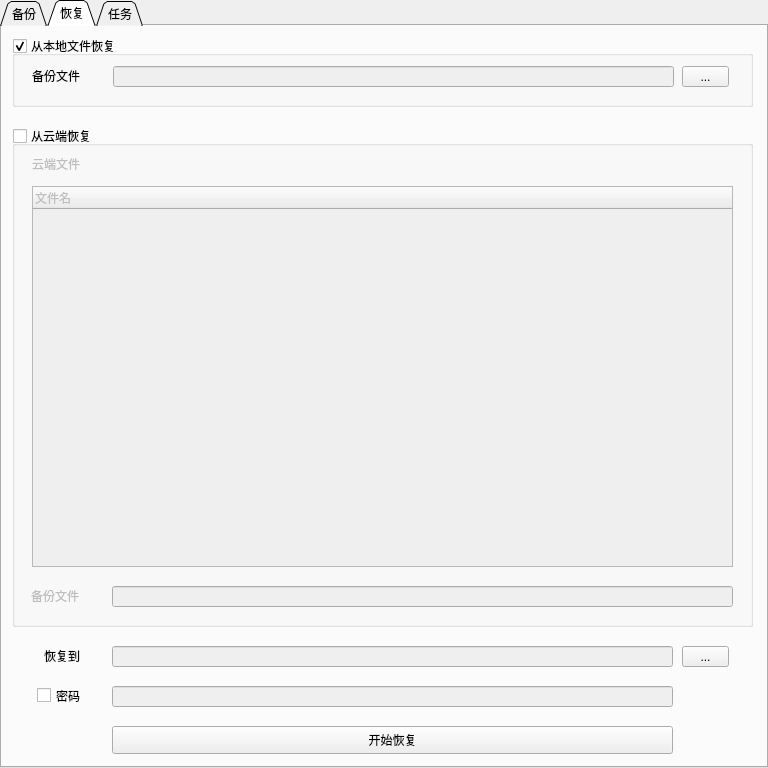
<?xml version="1.0" encoding="UTF-8"?>
<ui version="4.0">
 <class>Widget</class>
 <widget class="QWidget" name="Widget">
  <property name="geometry">
   <rect>
    <x>0</x>
    <y>0</y>
    <width>768</width>
    <height>768</height>
   </rect>
  </property>
  <property name="windowTitle">
   <string>文件备份系统</string>
  </property>
  <property name="windowIcon">
   <iconset resource="image.qrc">
    <normaloff>:/image/image/icon.png</normaloff>:/image/image/icon.png</iconset>
  </property>
  <widget class="QTabWidget" name="tabWidget">
   <property name="geometry">
    <rect>
     <x>0</x>
     <y>0</y>
     <width>768</width>
     <height>768</height>
    </rect>
   </property>
   <property name="tabShape">
    <enum>QTabWidget::Triangular</enum>
   </property>
   <property name="currentIndex">
    <number>1</number>
   </property>
   <property name="iconSize">
    <size>
     <width>24</width>
     <height>24</height>
    </size>
   </property>
   <property name="movable">
    <bool>true</bool>
   </property>
   <widget class="QWidget" name="tab">
    <attribute name="icon">
     <iconset resource="image.qrc">
      <normaloff>:/image/image/backup.png</normaloff>:/image/image/backup.png</iconset>
    </attribute>
    <attribute name="title">
     <string>备份</string>
    </attribute>
    <widget class="QLabel" name="label">
     <property name="geometry">
      <rect>
       <x>10</x>
       <y>5</y>
       <width>111</width>
       <height>21</height>
      </rect>
     </property>
     <property name="autoFillBackground">
      <bool>false</bool>
     </property>
     <property name="text">
      <string>待备份文件列表</string>
     </property>
     <property name="alignment">
      <set>Qt::AlignLeading|Qt::AlignLeft|Qt::AlignVCenter</set>
     </property>
    </widget>
    <widget class="QTreeWidget" name="backupFileList">
     <property name="geometry">
      <rect>
       <x>10</x>
       <y>30</y>
       <width>746</width>
       <height>481</height>
      </rect>
     </property>
     <property name="acceptDrops">
      <bool>true</bool>
     </property>
     <property name="dragDropMode">
      <enum>QAbstractItemView::NoDragDrop</enum>
     </property>
     <attribute name="headerHighlightSections">
      <bool>false</bool>
     </attribute>
     <attribute name="headerShowSortIndicator" stdset="0">
      <bool>false</bool>
     </attribute>
     <column>
      <property name="text">
       <string>文件名</string>
      </property>
     </column>
     <column>
      <property name="text">
       <string>完整路径</string>
      </property>
     </column>
    </widget>
    <widget class="QLabel" name="label_2">
     <property name="geometry">
      <rect>
       <x>10</x>
       <y>550</y>
       <width>72</width>
       <height>15</height>
      </rect>
     </property>
     <property name="text">
      <string>选项</string>
     </property>
    </widget>
    <widget class="QToolButton" name="addFileButton">
     <property name="geometry">
      <rect>
       <x>369</x>
       <y>521</y>
       <width>101</width>
       <height>26</height>
      </rect>
     </property>
     <property name="text">
      <string>添加文件</string>
     </property>
     <property name="icon">
      <iconset resource="image.qrc">
       <normaloff>:/image/image/add.png</normaloff>:/image/image/add.png</iconset>
     </property>
     <property name="toolButtonStyle">
      <enum>Qt::ToolButtonTextBesideIcon</enum>
     </property>
    </widget>
    <widget class="QToolButton" name="deleteFileButton">
     <property name="geometry">
      <rect>
       <x>597</x>
       <y>521</y>
       <width>71</width>
       <height>26</height>
      </rect>
     </property>
     <property name="text">
      <string>删除</string>
     </property>
     <property name="icon">
      <iconset resource="image.qrc">
       <normaloff>:/image/image/delete.png</normaloff>:/image/image/delete.png</iconset>
     </property>
     <property name="toolButtonStyle">
      <enum>Qt::ToolButtonTextBesideIcon</enum>
     </property>
    </widget>
    <widget class="QToolButton" name="clearFileButton">
     <property name="geometry">
      <rect>
       <x>681</x>
       <y>521</y>
       <width>71</width>
       <height>26</height>
      </rect>
     </property>
     <property name="text">
      <string>清空</string>
     </property>
     <property name="icon">
      <iconset resource="image.qrc">
       <normaloff>:/image/image/clear.png</normaloff>:/image/image/clear.png</iconset>
     </property>
     <property name="toolButtonStyle">
      <enum>Qt::ToolButtonTextBesideIcon</enum>
     </property>
    </widget>
    <widget class="Line" name="line">
     <property name="geometry">
      <rect>
       <x>50</x>
       <y>552</y>
       <width>707</width>
       <height>16</height>
      </rect>
     </property>
     <property name="orientation">
      <enum>Qt::Horizontal</enum>
     </property>
    </widget>
    <widget class="Line" name="line_2">
     <property name="geometry">
      <rect>
       <x>749</x>
       <y>560</y>
       <width>16</width>
       <height>171</height>
      </rect>
     </property>
     <property name="orientation">
      <enum>Qt::Vertical</enum>
     </property>
    </widget>
    <widget class="Line" name="line_3">
     <property name="geometry">
      <rect>
       <x>14</x>
       <y>722</y>
       <width>743</width>
       <height>20</height>
      </rect>
     </property>
     <property name="orientation">
      <enum>Qt::Horizontal</enum>
     </property>
    </widget>
    <widget class="Line" name="line_4">
     <property name="geometry">
      <rect>
       <x>5</x>
       <y>570</y>
       <width>16</width>
       <height>161</height>
      </rect>
     </property>
     <property name="orientation">
      <enum>Qt::Vertical</enum>
     </property>
    </widget>
    <widget class="QLabel" name="label_5">
     <property name="geometry">
      <rect>
       <x>30</x>
       <y>581</y>
       <width>81</width>
       <height>16</height>
      </rect>
     </property>
     <property name="text">
      <string>备份文件名</string>
     </property>
    </widget>
    <widget class="QLineEdit" name="backupFilenameLineEdit">
     <property name="geometry">
      <rect>
       <x>120</x>
       <y>580</y>
       <width>571</width>
       <height>21</height>
      </rect>
     </property>
    </widget>
    <widget class="QLabel" name="label_6">
     <property name="geometry">
      <rect>
       <x>60</x>
       <y>611</y>
       <width>51</width>
       <height>20</height>
      </rect>
     </property>
     <property name="text">
      <string>备份到</string>
     </property>
    </widget>
    <widget class="QLineEdit" name="backupFileDirectoryLineEdit">
     <property name="enabled">
      <bool>false</bool>
     </property>
     <property name="geometry">
      <rect>
       <x>120</x>
       <y>610</y>
       <width>571</width>
       <height>21</height>
      </rect>
     </property>
    </widget>
    <widget class="QToolButton" name="browseButton">
     <property name="geometry">
      <rect>
       <x>700</x>
       <y>610</y>
       <width>47</width>
       <height>21</height>
      </rect>
     </property>
     <property name="text">
      <string>...</string>
     </property>
    </widget>
    <widget class="QLabel" name="label_11">
     <property name="geometry">
      <rect>
       <x>45</x>
       <y>641</y>
       <width>61</width>
       <height>20</height>
      </rect>
     </property>
     <property name="text">
      <string>定时备份</string>
     </property>
    </widget>
    <widget class="QRadioButton" name="noneRadioButton">
     <property name="geometry">
      <rect>
       <x>120</x>
       <y>642</y>
       <width>115</width>
       <height>19</height>
      </rect>
     </property>
     <property name="text">
      <string>不定时</string>
     </property>
     <property name="checked">
      <bool>true</bool>
     </property>
    </widget>
    <widget class="QRadioButton" name="everydayRadioButton">
     <property name="geometry">
      <rect>
       <x>250</x>
       <y>642</y>
       <width>115</width>
       <height>19</height>
      </rect>
     </property>
     <property name="text">
      <string>每天</string>
     </property>
     <property name="checked">
      <bool>false</bool>
     </property>
    </widget>
    <widget class="QRadioButton" name="everyweekRadioButton">
     <property name="geometry">
      <rect>
       <x>380</x>
       <y>642</y>
       <width>115</width>
       <height>19</height>
      </rect>
     </property>
     <property name="text">
      <string>每周</string>
     </property>
     <property name="checked">
      <bool>false</bool>
     </property>
    </widget>
    <widget class="QCheckBox" name="passwordCheckBox">
     <property name="geometry">
      <rect>
       <x>53</x>
       <y>671</y>
       <width>61</width>
       <height>19</height>
      </rect>
     </property>
     <property name="text">
      <string>密码</string>
     </property>
    </widget>
    <widget class="QLineEdit" name="passwordLineEdit">
     <property name="enabled">
      <bool>false</bool>
     </property>
     <property name="geometry">
      <rect>
       <x>120</x>
       <y>671</y>
       <width>571</width>
       <height>21</height>
      </rect>
     </property>
    </widget>
    <widget class="QCheckBox" name="cloudCheckBox">
     <property name="geometry">
      <rect>
       <x>53</x>
       <y>701</y>
       <width>101</width>
       <height>19</height>
      </rect>
     </property>
     <property name="text">
      <string>上传到云端</string>
     </property>
    </widget>
    <widget class="QToolButton" name="startBackupButton">
     <property name="geometry">
      <rect>
       <x>700</x>
       <y>640</y>
       <width>47</width>
       <height>81</height>
      </rect>
     </property>
     <property name="text">
      <string>开始
备份</string>
     </property>
     <property name="icon">
      <iconset resource="image.qrc">
       <normaloff>:/image/image/start.png</normaloff>:/image/image/start.png</iconset>
     </property>
     <property name="iconSize">
      <size>
       <width>24</width>
       <height>24</height>
      </size>
     </property>
     <property name="toolButtonStyle">
      <enum>Qt::ToolButtonTextUnderIcon</enum>
     </property>
    </widget>
    <widget class="QToolButton" name="addDirectoryButton">
     <property name="geometry">
      <rect>
       <x>483</x>
       <y>521</y>
       <width>101</width>
       <height>26</height>
      </rect>
     </property>
     <property name="text">
      <string>添加目录</string>
     </property>
     <property name="icon">
      <iconset resource="image.qrc">
       <normaloff>:/image/image/add.png</normaloff>:/image/image/add.png</iconset>
     </property>
     <property name="toolButtonStyle">
      <enum>Qt::ToolButtonTextBesideIcon</enum>
     </property>
    </widget>
   </widget>
   <widget class="QWidget" name="tab_2">
    <attribute name="icon">
     <iconset resource="image.qrc">
      <normaloff>:/image/image/restore.png</normaloff>:/image/image/restore.png</iconset>
    </attribute>
    <attribute name="title">
     <string>恢复</string>
    </attribute>
    <widget class="QGroupBox" name="localGroupBox">
     <property name="geometry">
      <rect>
       <x>10</x>
       <y>10</y>
       <width>741</width>
       <height>71</height>
      </rect>
     </property>
     <property name="title">
      <string>从本地文件恢复</string>
     </property>
     <property name="flat">
      <bool>false</bool>
     </property>
     <property name="checkable">
      <bool>true</bool>
     </property>
     <widget class="QLabel" name="label_12">
      <property name="geometry">
       <rect>
        <x>20</x>
        <y>32</y>
        <width>72</width>
        <height>15</height>
       </rect>
      </property>
      <property name="text">
       <string>备份文件</string>
      </property>
     </widget>
     <widget class="QLineEdit" name="localFileRestoreLineEdit">
      <property name="enabled">
       <bool>false</bool>
      </property>
      <property name="geometry">
       <rect>
        <x>101</x>
        <y>30</y>
        <width>561</width>
        <height>21</height>
       </rect>
      </property>
     </widget>
     <widget class="QToolButton" name="browseLocalFile">
      <property name="geometry">
       <rect>
        <x>670</x>
        <y>30</y>
        <width>47</width>
        <height>21</height>
       </rect>
      </property>
      <property name="text">
       <string>...</string>
      </property>
     </widget>
    </widget>
    <widget class="QGroupBox" name="cloudGroupBox">
     <property name="geometry">
      <rect>
       <x>10</x>
       <y>100</y>
       <width>741</width>
       <height>501</height>
      </rect>
     </property>
     <property name="title">
      <string>从云端恢复</string>
     </property>
     <property name="checkable">
      <bool>true</bool>
     </property>
     <property name="checked">
      <bool>false</bool>
     </property>
     <widget class="QLabel" name="label_13">
      <property name="enabled">
       <bool>true</bool>
      </property>
      <property name="geometry">
       <rect>
        <x>20</x>
        <y>30</y>
        <width>72</width>
        <height>15</height>
       </rect>
      </property>
      <property name="text">
       <string>云端文件</string>
      </property>
     </widget>
     <widget class="QTreeWidget" name="cloudFileList">
      <property name="enabled">
       <bool>true</bool>
      </property>
      <property name="geometry">
       <rect>
        <x>20</x>
        <y>60</y>
        <width>701</width>
        <height>381</height>
       </rect>
      </property>
      <property name="contextMenuPolicy">
       <enum>Qt::CustomContextMenu</enum>
      </property>
      <column>
       <property name="text">
        <string>文件名</string>
       </property>
      </column>
     </widget>
     <widget class="QLabel" name="label_14">
      <property name="enabled">
       <bool>true</bool>
      </property>
      <property name="geometry">
       <rect>
        <x>19</x>
        <y>462</y>
        <width>72</width>
        <height>15</height>
       </rect>
      </property>
      <property name="text">
       <string>备份文件</string>
      </property>
     </widget>
     <widget class="QLineEdit" name="cloudFileRestoreLineEdit">
      <property name="geometry">
       <rect>
        <x>100</x>
        <y>460</y>
        <width>621</width>
        <height>21</height>
       </rect>
      </property>
     </widget>
    </widget>
    <widget class="QLineEdit" name="backupFileRestoreDirectoryLineEdit">
     <property name="enabled">
      <bool>false</bool>
     </property>
     <property name="geometry">
      <rect>
       <x>110</x>
       <y>620</y>
       <width>561</width>
       <height>21</height>
      </rect>
     </property>
    </widget>
    <widget class="QToolButton" name="browseRestoreDirectoryButton">
     <property name="geometry">
      <rect>
       <x>680</x>
       <y>620</y>
       <width>47</width>
       <height>21</height>
      </rect>
     </property>
     <property name="text">
      <string>...</string>
     </property>
    </widget>
    <widget class="QLabel" name="label_15">
     <property name="geometry">
      <rect>
       <x>42</x>
       <y>620</y>
       <width>51</width>
       <height>20</height>
      </rect>
     </property>
     <property name="text">
      <string>恢复到</string>
     </property>
    </widget>
    <widget class="QCheckBox" name="passwordCheckBox_2">
     <property name="geometry">
      <rect>
       <x>35</x>
       <y>660</y>
       <width>61</width>
       <height>19</height>
      </rect>
     </property>
     <property name="text">
      <string>密码</string>
     </property>
    </widget>
    <widget class="QLineEdit" name="passwordLineEdit_2">
     <property name="enabled">
      <bool>false</bool>
     </property>
     <property name="geometry">
      <rect>
       <x>110</x>
       <y>660</y>
       <width>561</width>
       <height>21</height>
      </rect>
     </property>
    </widget>
    <widget class="QPushButton" name="startRestoreButton">
     <property name="geometry">
      <rect>
       <x>110</x>
       <y>700</y>
       <width>561</width>
       <height>28</height>
      </rect>
     </property>
     <property name="text">
      <string>开始恢复</string>
     </property>
     <property name="icon">
      <iconset resource="image.qrc">
       <normaloff>:/image/image/start.png</normaloff>:/image/image/start.png</iconset>
     </property>
    </widget>
   </widget>
   <widget class="QWidget" name="tab_3">
    <attribute name="icon">
     <iconset resource="image.qrc">
      <normaloff>:/image/image/task.png</normaloff>:/image/image/task.png</iconset>
    </attribute>
    <attribute name="title">
     <string>任务</string>
    </attribute>
    <widget class="QLabel" name="label_16">
     <property name="geometry">
      <rect>
       <x>10</x>
       <y>5</y>
       <width>101</width>
       <height>16</height>
      </rect>
     </property>
     <property name="text">
      <string>定时任务列表</string>
     </property>
    </widget>
    <widget class="QTreeWidget" name="taskList">
     <property name="geometry">
      <rect>
       <x>10</x>
       <y>30</y>
       <width>746</width>
       <height>661</height>
      </rect>
     </property>
     <property name="contextMenuPolicy">
      <enum>Qt::CustomContextMenu</enum>
     </property>
     <property name="sortingEnabled">
      <bool>false</bool>
     </property>
     <column>
      <property name="text">
       <string>备份文件名</string>
      </property>
     </column>
     <column>
      <property name="text">
       <string>下一次备份时间</string>
      </property>
     </column>
     <column>
      <property name="text">
       <string>备份频率</string>
      </property>
     </column>
     <column>
      <property name="text">
       <string>加密</string>
      </property>
     </column>
     <column>
      <property name="text">
       <string>上传到云端</string>
      </property>
     </column>
     <column>
      <property name="text">
       <string>完整路径</string>
      </property>
     </column>
    </widget>
    <widget class="QToolButton" name="clearTaskButton">
     <property name="geometry">
      <rect>
       <x>684</x>
       <y>700</y>
       <width>71</width>
       <height>26</height>
      </rect>
     </property>
     <property name="text">
      <string>清空</string>
     </property>
     <property name="icon">
      <iconset resource="image.qrc">
       <normaloff>:/image/image/clear.png</normaloff>:/image/image/clear.png</iconset>
     </property>
     <property name="toolButtonStyle">
      <enum>Qt::ToolButtonTextBesideIcon</enum>
     </property>
    </widget>
    <widget class="QToolButton" name="deleteTaskButton">
     <property name="geometry">
      <rect>
       <x>600</x>
       <y>700</y>
       <width>71</width>
       <height>26</height>
      </rect>
     </property>
     <property name="text">
      <string>删除</string>
     </property>
     <property name="icon">
      <iconset resource="image.qrc">
       <normaloff>:/image/image/delete.png</normaloff>:/image/image/delete.png</iconset>
     </property>
     <property name="toolButtonStyle">
      <enum>Qt::ToolButtonTextBesideIcon</enum>
     </property>
    </widget>
   </widget>
  </widget>
 </widget>
 <layoutdefault spacing="6" margin="11"/>
 <resources>
  <include location="image.qrc"/>
 </resources>
 <connections/>
</ui>
